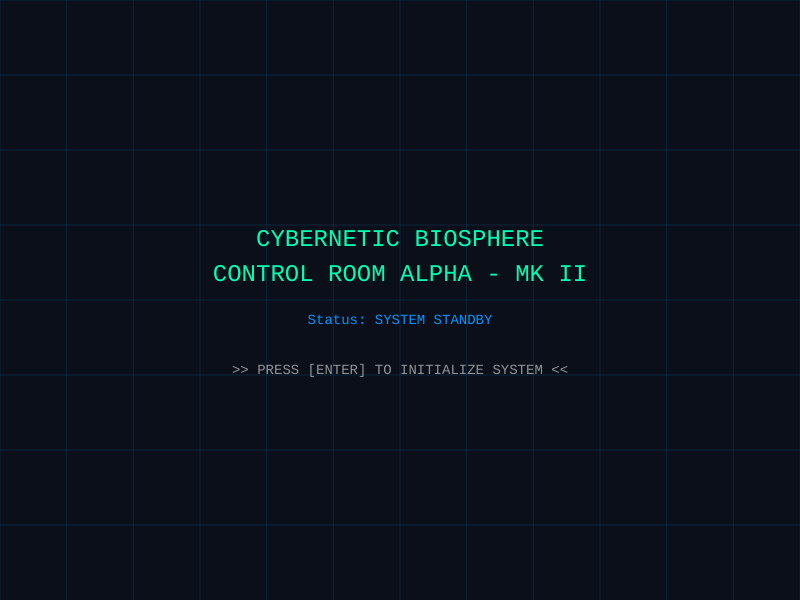
Frame 1 (no input)
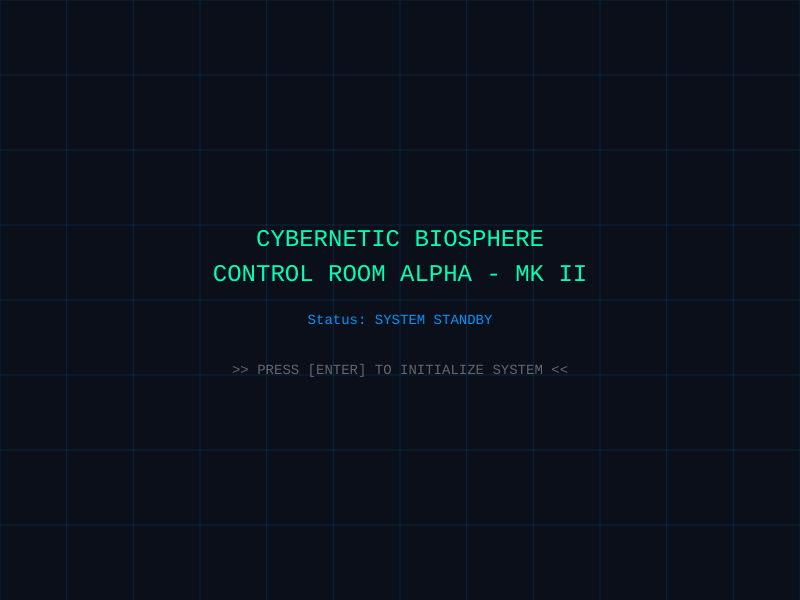
Frame 60 (no input)
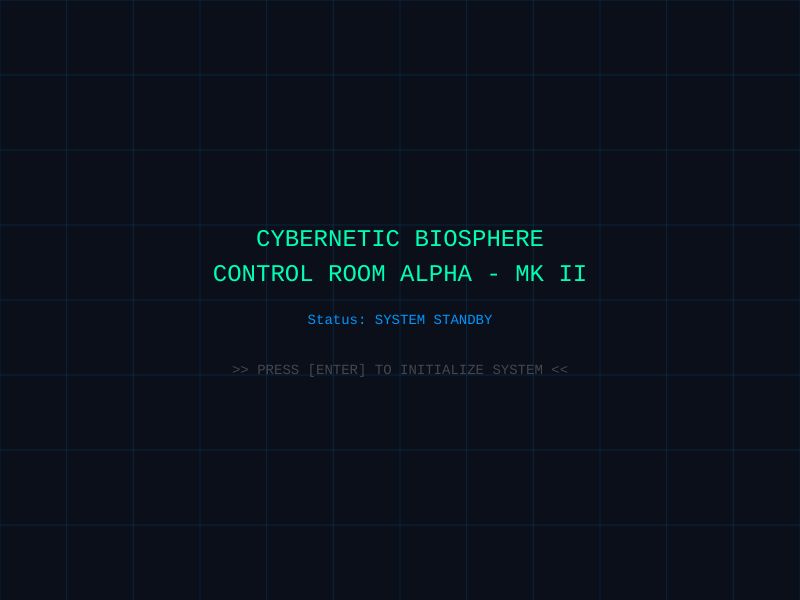
Frame 120 (the mouse pressed at the canvas centre since frame 60)

The p5.js sketch that drew these frames (run headless with seeded random() and noise() and a simulated clock; from frame 60 on, the mouse is pressed at the canvas centre):

// p5.js sketch
// ── sketch.js
/*
  Name: Jeffery Chong
  Title: Cybernetic Biosphere: Control Room Alpha - Expanded Short Study
  User Instructions:
  - State 1 (Menu): Press [ENTER] to initialize the system.
  - State 2 (Running): Move your mouse to steer crosshairs, click to pulse bio-nodes, and press [SPACEBAR] to run a system stress test.
  - State 3 (Overload): Press [R] to reset the system cache and restart from the menu.
*/

let gameState = "MENU"; // States: "MENU", "RUNNING", "OVERLOAD"
let corePulseSize = 10;
let signalVelocity = 1.5;
let stabilityLevel = 100;
let telemetryParticles = [];

function setup() {
  createCanvas(800, 600);
  textFont('Courier New');
  initializeParticles();
}

function draw() {
  // Main state machine handler
  if (gameState === "MENU") {
    drawMenuState();
  } else if (gameState === "RUNNING") {
    drawRunningState();
  } else if (gameState === "OVERLOAD") {
    drawOverloadState();
  }
}

// User-Defined Function 1: Initialize random telemetry particles
function initializeParticles() {
  telemetryParticles = [];
  for (let i = 0; i < 40; i++) {
    telemetryParticles.push({
      x: random(width),
      y: random(height),
      speed: random(0.5, 2),
      size: random(2, 5)
    });
  }
}

// User-Defined Function 2: Draw background grid overlay
function drawGridOverlay() {
  stroke(0, 150, 255, 40);
  strokeWeight(1);
  for (let i = 0; i < width; i += width / 12) {
    line(i, 0, i, height);
  }
  for (let j = 0; j < height; j += height / 8) {
    line(0, j, width, j);
  }
}

// User-Defined Function 3: Reset system state (Starts over without exiting)
function resetSystem() {
  gameState = "MENU";
  corePulseSize = 10;
  signalVelocity = 1.5;
  stabilityLevel = 100;
  initializeParticles();
}

function drawMenuState() {
  background(10, 15, 25);
  drawGridOverlay();
  
  noStroke();
  fill(0, 255, 180);
  textSize(24);
  textAlign(CENTER, CENTER);
  text("CYBERNETIC BIOSPHERE", width / 2, height / 2 - 60);
  text("CONTROL ROOM ALPHA - MK II", width / 2, height / 2 - 25);
  
  fill(0, 150, 255);
  textSize(14);
  text("Status: SYSTEM STANDBY", width / 2, height / 2 + 20);
  
  // Pulsing prompt text using sine wave
  fill(255, 255, 255, sin(frameCount * 0.1) * 127 + 128);
  text(">> PRESS [ENTER] TO INITIALIZE SYSTEM <<", width / 2, height / 2 + 70);
  
  textAlign(LEFT, BASELINE);
}

function drawRunningState() {
  background(10, 15, 25, 40);
  drawGridOverlay();
  
  // Update and render random telemetry particles
  noStroke();
  for (let p of telemetryParticles) {
    p.y -= p.speed;
    if (p.y < 0) p.y = height;
    
    // Conditional statement for random glitch flicker effect
    if (random(1) > 0.98) {
      fill(255, 0, 128);
    } else {
      fill(0, 255, 180, 150);
    }
    ellipse(p.x, p.y, p.size, p.size);
  }
  
  // Core pulse dynamics
  corePulseSize += signalVelocity;
  if (corePulseSize > width / 2) {
    corePulseSize = 10;
  }
  
  noFill();
  stroke(0, 255, 180, 100);
  strokeWeight(2);
  ellipse(width / 2, height / 2, corePulseSize, corePulseSize);
  ellipse(width / 2, height / 2, corePulseSize * 0.5, corePulseSize * 0.5);

  // Mouse tracking crosshairs
  stroke(255, 0, 128, 150);
  strokeWeight(1.5);
  line(mouseX, mouseY, pmouseX, pmouseY); 
  
  stroke(0, 150, 255, 200);
  line(mouseX - 20, mouseY, mouseX + 20, mouseY);
  line(mouseX, mouseY - 20, mouseX, mouseY + 20);
  
  // HUD interface text
  noStroke();
  fill(0, 150, 255);
  textSize(12);
  text("SYSTEM: ACTIVE", 20, 30);
  text("CORE_SIZE: " + nfc(corePulseSize, 1), 20, 50);
  text("STABILITY: " + int(stabilityLevel) + "%", 20, 70);
  text("PRESS [SPACE] FOR STRESS TEST", 20, height - 20);
  
  // Conditional check for system overload state trigger
  if (stabilityLevel <= 0) {
    gameState = "OVERLOAD";
  }
}

function drawOverloadState() {
  background(40, 5, 10);
  drawGridOverlay();
  
  // Flashing warning border
  if (frameCount % 30 < 15) {
    stroke(255, 0, 50, 200);
    strokeWeight(6);
    noFill();
    rect(10, 10, width - 20, height - 20);
  }
  
  noStroke();
  fill(255, 50, 50);
  textSize(26);
  textAlign(CENTER, CENTER);
  text("CRITICAL SYSTEM OVERLOAD", width / 2, height / 2 - 50);
  
  fill(255, 200, 200);
  textSize(14);
  text("Bio-data corruption detected. Core integrity compromised.", width / 2, height / 2 - 10);
  
  fill(255, 255, 255, sin(frameCount * 0.15) * 127 + 128);
  text(">> PRESS [R] TO REBOOT SYSTEM CACHE <<", width / 2, height / 2 + 40);
  
  textAlign(LEFT, BASELINE);
}

function mousePressed() {
  if (gameState === "RUNNING") {
    fill(255, 255, 255, 200);
    noStroke();
    ellipse(mouseX, mouseY, 60, 60);
    signalVelocity += 0.5; 
    stabilityLevel -= 5; // Interacting lowers system stability
  }
}

function keyPressed() {
  if (gameState === "MENU" || keyCode === ENTER) {
    gameState = "RUNNING";
  } else if (gameState === "RUNNING" || key === 'SPACE') {
    // Stress test action
    stabilityLevel -= 25;
    signalVelocity += 1.0;
  } else if (gameState === "OVERLOAD" || (key === 'r' || key === 'R')) {
    resetSystem(); // Restarts from beginning without exiting program
  }
}
